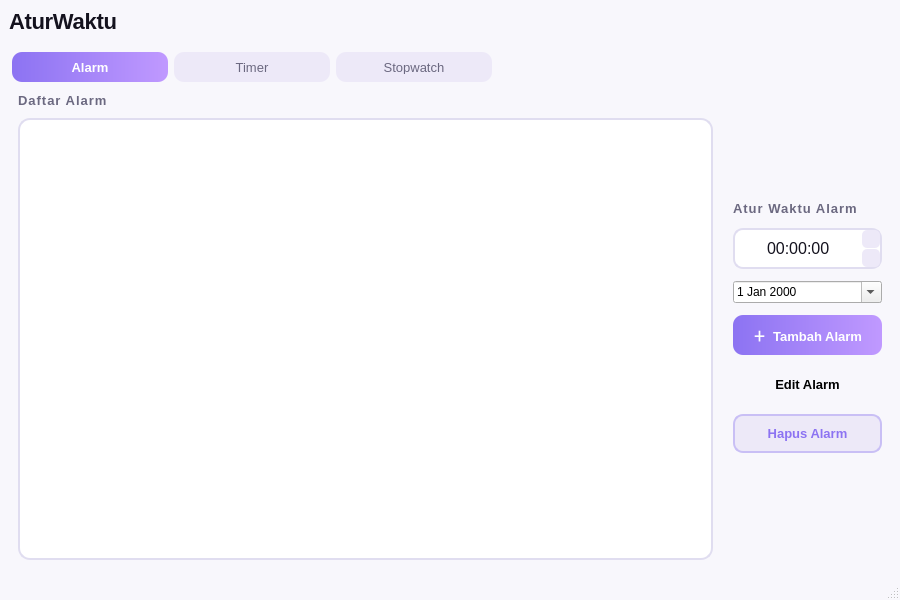
<?xml version="1.0" encoding="UTF-8"?>
<ui version="4.0">
 <class>MainWindow</class>
 <widget class="QMainWindow" name="MainWindow">
  <property name="geometry">
   <rect>
    <x>0</x>
    <y>0</y>
    <width>900</width>
    <height>600</height>
   </rect>
  </property>
  <property name="windowTitle">
   <string>Atur Waktu</string>
  </property>
  <property name="styleSheet">
   <string notr="true">
QMainWindow {
    background-color: #f8f7fc;
}
QWidget#centralwidget {
    background-color: #f8f7fc;
}
QTabWidget::pane {
    border: none;
    background-color: #f8f7fc;
    border-radius: 16px;
}
QTabWidget::tab-bar {
    alignment: center;
}
QTabBar::tab {
    background-color: #ede9f8;
    color: #6b6880;
    font-family: &quot;Inter&quot;;
    font-size: 13px;
    padding: 8px 28px;
    margin: 2px 3px;
    border-radius: 10px;
    min-width: 100px;
}
QTabBar::tab:selected {
    background: qlineargradient(x1:0, y1:0, x2:1, y2:0, stop:0 #8c73f2, stop:1 #c099ff);
    color: #ffffff;
    font-weight: bold;
}
QTabBar::tab:hover:!selected {
    background-color: #ddd6f7;
    color: #3d3a52;
}
QListWidget {
    background-color: #ffffff;
    border: 1.5px solid #e0ddf0;
    border-radius: 12px;
    padding: 6px;
    font-family: &quot;Inter&quot;;
    font-size: 14px;
    color: #14121e;
    outline: none;
}
QListWidget::item {
    padding: 8px 10px;
    border-radius: 8px;
    margin: 2px 0px;
}
QListWidget::item:selected {
    background-color: #ede9f8;
    color: #14121e;
}
QListWidget::item:hover {
    background-color: #f3f0fb;
}
QTimeEdit {
    background-color: #ffffff;
    border: 1.5px solid #e0ddf0;
    border-radius: 10px;
    padding: 8px 12px;
    font-family: &quot;Inter&quot;;
    font-size: 16px;
    color: #14121e;
}
QTimeEdit::up-button, QTimeEdit::down-button {
    width: 18px;
    border-radius: 5px;
    background: #ede9f8;
}
QPushButton {
    border-radius: 10px;
    padding: 10px 20px;
    font-family: &quot;Inter&quot;;
    font-size: 13px;
    font-weight: bold;
}
QPushButton#btnAddAlarm {
    background: qlineargradient(x1:0, y1:0, x2:1, y2:0, stop:0 #8c73f2, stop:1 #c099ff);
    color: #ffffff;
    border: none;
}
QPushButton#btnAddAlarm:hover {
    background: qlineargradient(x1:0, y1:0, x2:1, y2:0, stop:0 #7a60e0, stop:1 #b088ee);
}
QPushButton#btnDeleteAlarm {
    background-color: #ede9f8;
    color: #8c73f2;
    border: 1.5px solid #c9bff5;
}
QPushButton#btnDeleteAlarm:hover {
    background-color: #ddd6f7;
}
QPushButton#btnStartSW, QPushButton#btnStartTimer {
    background: qlineargradient(x1:0, y1:0, x2:1, y2:0, stop:0 #8c73f2, stop:1 #c099ff);
    color: #ffffff;
    border: none;
    min-width: 80px;
}
QPushButton#btnStartSW:hover, QPushButton#btnStartTimer:hover {
    background: qlineargradient(x1:0, y1:0, x2:1, y2:0, stop:0 #7a60e0, stop:1 #b088ee);
}
QPushButton#btnResetSW, QPushButton#btnResetTimer {
    background-color: #ede9f8;
    color: #8c73f2;
    border: 1.5px solid #c9bff5;
    min-width: 80px;
}
QPushButton#btnResetSW:hover, QPushButton#btnResetTimer:hover {
    background-color: #ddd6f7;
}
QPushButton#btnLapSW {
    background-color: #fff0f6;
    color: #fa73a6;
    border: 1.5px solid #fac0d5;
    min-width: 80px;
}
QPushButton#btnLapSW:hover {
    background-color: #ffe4f0;
}
QPushButton#btnPreset5, QPushButton#btnPreset10, QPushButton#btnPreset15, QPushButton#btnPreset30 {
    background-color: #ede9f8;
    color: #8c73f2;
    border: 1.5px solid #c9bff5;
    padding: 6px 14px;
    min-width: 54px;
    border-radius: 18px;
}
QPushButton#btnPreset5:hover, QPushButton#btnPreset10:hover,
QPushButton#btnPreset15:hover, QPushButton#btnPreset30:hover {
    background-color: #ddd6f7;
}
QLabel#labelTitle {
    font-family: &quot;Inter&quot;;
    font-size: 22px;
    font-weight: bold;
    color: #14121e;
    letter-spacing: -0.3px;
}
QLabel#labelStopwatch {
    font-family: &quot;Inter&quot;;
    font-size: 52px;
    color: #14121e;
    letter-spacing: -1.5px;
}
QLabel#labelTimer {
    font-family: &quot;Inter&quot;;
    font-size: 52px;
    color: #14121e;
    letter-spacing: -1px;
}
QLabel#labelTimerRemaining {
    font-family: &quot;Inter&quot;;
    font-size: 11px;
    color: #a09eaa;
}
QLabel#labelSWHeader, QLabel#labelTimerHeader {
    font-family: &quot;Inter&quot;;
    font-size: 13px;
    color: #a09eaa;
    font-weight: bold;
    letter-spacing: 1.5px;
}
QFrame#divider {
    color: #e0ddf0;
}
   </string>
  </property>
  <widget class="QWidget" name="centralwidget">
   <layout class="QVBoxLayout" name="mainVLayout">
    <property name="spacing">
     <number>16</number>
    </property>
    <item>
     <layout class="QHBoxLayout" name="headerLayout">
      <item>
       <widget class="QLabel" name="labelTitle">
        <property name="text">
         <string>AturWaktu</string>
        </property>
       </widget>
      </item>
      <item>
       <spacer name="headerSpacer">
        <property name="orientation">
         <enum>Qt::Orientation::Horizontal</enum>
        </property>
        <property name="sizeHint" stdset="0">
         <size>
          <width>0</width>
          <height>0</height>
         </size>
        </property>
       </spacer>
      </item>
     </layout>
    </item>
    <item>
     <widget class="QTabWidget" name="tabAturWaktu">
      <property name="tabPosition">
       <enum>QTabWidget::TabPosition::North</enum>
      </property>
      <property name="currentIndex">
       <number>0</number>
      </property>
      <property name="documentMode">
       <bool>false</bool>
      </property>
      <widget class="QWidget" name="tabAlarm">
       <attribute name="title">
        <string>Alarm</string>
       </attribute>
       <layout class="QHBoxLayout" name="alarmHLayout">
        <property name="spacing">
         <number>20</number>
        </property>
        <item>
         <layout class="QVBoxLayout" name="alarmListVLayout">
          <property name="spacing">
           <number>10</number>
          </property>
          <item>
           <widget class="QLabel" name="labelAlarmList">
            <property name="styleSheet">
             <string>font-family: 'Inter'; font-size: 13px; font-weight: bold; color: #6b6880; letter-spacing: 1px;</string>
            </property>
            <property name="text">
             <string>Daftar Alarm</string>
            </property>
           </widget>
          </item>
          <item>
           <widget class="QListWidget" name="listAlarm"/>
          </item>
         </layout>
        </item>
        <item>
         <layout class="QVBoxLayout" name="alarmControlVLayout">
          <property name="spacing">
           <number>12</number>
          </property>
          <item>
           <spacer name="alarmTopSpacer">
            <property name="orientation">
             <enum>Qt::Orientation::Vertical</enum>
            </property>
            <property name="sizeHint" stdset="0">
             <size>
              <width>20</width>
              <height>40</height>
             </size>
            </property>
           </spacer>
          </item>
          <item>
           <widget class="QLabel" name="labelSetAlarm">
            <property name="styleSheet">
             <string>font-family: 'Inter'; font-size: 13px; font-weight: bold; color: #6b6880; letter-spacing: 1px;</string>
            </property>
            <property name="text">
             <string>Atur Waktu Alarm</string>
            </property>
           </widget>
          </item>
          <item>
           <widget class="QTimeEdit" name="timeEditAlarm">
            <property name="alignment">
             <set>Qt::AlignmentFlag::AlignCenter</set>
            </property>
            <property name="displayFormat">
             <string>HH:mm:ss</string>
            </property>
           </widget>
          </item>
          <item>
           <widget class="QDateEdit" name="dateEditAlarm">
            <property name="calendarPopup">
             <bool>true</bool>
            </property>
           </widget>
          </item>
          <item>
           <widget class="QPushButton" name="btnAddAlarm">
            <property name="text">
             <string>＋  Tambah Alarm</string>
            </property>
           </widget>
          </item>
          <item>
           <widget class="QPushButton" name="btnEditAlarm">
            <property name="mouseTracking">
             <bool>true</bool>
            </property>
            <property name="text">
             <string>Edit Alarm</string>
            </property>
            <property name="default">
             <bool>false</bool>
            </property>
           </widget>
          </item>
          <item>
           <widget class="QPushButton" name="btnDeleteAlarm">
            <property name="text">
             <string>Hapus Alarm</string>
            </property>
           </widget>
          </item>
          <item>
           <spacer name="alarmBottomSpacer">
            <property name="orientation">
             <enum>Qt::Orientation::Vertical</enum>
            </property>
            <property name="sizeHint" stdset="0">
             <size>
              <width>0</width>
              <height>0</height>
             </size>
            </property>
           </spacer>
          </item>
         </layout>
        </item>
       </layout>
      </widget>
      <widget class="QWidget" name="tabTimer">
       <attribute name="title">
        <string>Timer</string>
       </attribute>
       <layout class="QVBoxLayout" name="timerVLayout">
        <property name="spacing">
         <number>16</number>
        </property>
        <item>
         <spacer name="timerTopSpacer">
          <property name="orientation">
           <enum>Qt::Orientation::Vertical</enum>
          </property>
          <property name="sizeHint" stdset="0">
           <size>
            <width>20</width>
            <height>20</height>
           </size>
          </property>
         </spacer>
        </item>
        <item>
         <widget class="QLabel" name="labelTimerHeader">
          <property name="text">
           <string>TIMER</string>
          </property>
          <property name="alignment">
           <set>Qt::AlignmentFlag::AlignCenter</set>
          </property>
         </widget>
        </item>
        <item>
         <layout class="QHBoxLayout" name="timerInputHLayout">
          <item>
           <spacer>
            <property name="orientation">
             <enum>Qt::Orientation::Horizontal</enum>
            </property>
            <property name="sizeHint" stdset="0">
             <size>
              <width>0</width>
              <height>0</height>
             </size>
            </property>
           </spacer>
          </item>
          <item>
           <widget class="QTimeEdit" name="timeEditTimer">
            <property name="styleSheet">
             <string>font-size: 20px; padding: 10px 20px; min-width: 160px;</string>
            </property>
            <property name="alignment">
             <set>Qt::AlignmentFlag::AlignCenter</set>
            </property>
            <property name="displayFormat">
             <string>HH:mm:ss</string>
            </property>
           </widget>
          </item>
          <item>
           <spacer>
            <property name="orientation">
             <enum>Qt::Orientation::Horizontal</enum>
            </property>
            <property name="sizeHint" stdset="0">
             <size>
              <width>0</width>
              <height>0</height>
             </size>
            </property>
           </spacer>
          </item>
         </layout>
        </item>
        <item>
         <widget class="QLabel" name="labelTimer">
          <property name="text">
           <string>00:00:00</string>
          </property>
          <property name="alignment">
           <set>Qt::AlignmentFlag::AlignCenter</set>
          </property>
         </widget>
        </item>
        <item>
         <widget class="QLabel" name="labelTimerRemaining">
          <property name="text">
           <string>remaining</string>
          </property>
          <property name="alignment">
           <set>Qt::AlignmentFlag::AlignCenter</set>
          </property>
         </widget>
        </item>
        <item>
         <layout class="QHBoxLayout" name="timerPresetHLayout">
          <item>
           <spacer>
            <property name="orientation">
             <enum>Qt::Orientation::Horizontal</enum>
            </property>
            <property name="sizeHint" stdset="0">
             <size>
              <width>0</width>
              <height>0</height>
             </size>
            </property>
           </spacer>
          </item>
          <item>
           <widget class="QPushButton" name="btnPreset5">
            <property name="text">
             <string>5m</string>
            </property>
           </widget>
          </item>
          <item>
           <widget class="QPushButton" name="btnPreset10">
            <property name="text">
             <string>10m</string>
            </property>
           </widget>
          </item>
          <item>
           <widget class="QPushButton" name="btnPreset15">
            <property name="text">
             <string>15m</string>
            </property>
           </widget>
          </item>
          <item>
           <widget class="QPushButton" name="btnPreset30">
            <property name="text">
             <string>30m</string>
            </property>
           </widget>
          </item>
          <item>
           <spacer>
            <property name="orientation">
             <enum>Qt::Orientation::Horizontal</enum>
            </property>
            <property name="sizeHint" stdset="0">
             <size>
              <width>0</width>
              <height>0</height>
             </size>
            </property>
           </spacer>
          </item>
         </layout>
        </item>
        <item>
         <layout class="QHBoxLayout" name="timerBtnHLayout">
          <item>
           <spacer>
            <property name="orientation">
             <enum>Qt::Orientation::Horizontal</enum>
            </property>
            <property name="sizeHint" stdset="0">
             <size>
              <width>0</width>
              <height>0</height>
             </size>
            </property>
           </spacer>
          </item>
          <item>
           <widget class="QPushButton" name="btnStartTimer">
            <property name="text">
             <string>▶  Start</string>
            </property>
           </widget>
          </item>
          <item>
           <widget class="QPushButton" name="btnResetTimer">
            <property name="text">
             <string>↺  Reset</string>
            </property>
           </widget>
          </item>
          <item>
           <spacer>
            <property name="orientation">
             <enum>Qt::Orientation::Horizontal</enum>
            </property>
            <property name="sizeHint" stdset="0">
             <size>
              <width>0</width>
              <height>0</height>
             </size>
            </property>
           </spacer>
          </item>
         </layout>
        </item>
        <item>
         <spacer name="timerBottomSpacer">
          <property name="orientation">
           <enum>Qt::Orientation::Vertical</enum>
          </property>
          <property name="sizeHint" stdset="0">
           <size>
            <width>0</width>
            <height>0</height>
           </size>
          </property>
         </spacer>
        </item>
       </layout>
      </widget>
      <widget class="QWidget" name="tabStopwatch">
       <attribute name="title">
        <string>Stopwatch</string>
       </attribute>
       <layout class="QVBoxLayout" name="swVLayout">
        <property name="spacing">
         <number>16</number>
        </property>
        <item>
         <spacer name="swTopSpacer">
          <property name="orientation">
           <enum>Qt::Orientation::Vertical</enum>
          </property>
          <property name="sizeHint" stdset="0">
           <size>
            <width>20</width>
            <height>20</height>
           </size>
          </property>
         </spacer>
        </item>
        <item>
         <widget class="QLabel" name="labelSWHeader">
          <property name="text">
           <string>STOPWATCH</string>
          </property>
          <property name="alignment">
           <set>Qt::AlignmentFlag::AlignCenter</set>
          </property>
         </widget>
        </item>
        <item>
         <widget class="QLabel" name="labelStopwatch">
          <property name="text">
           <string>00:00.00</string>
          </property>
          <property name="alignment">
           <set>Qt::AlignmentFlag::AlignCenter</set>
          </property>
         </widget>
        </item>
        <item>
         <layout class="QHBoxLayout" name="swBtnHLayout">
          <item>
           <spacer>
            <property name="orientation">
             <enum>Qt::Orientation::Horizontal</enum>
            </property>
            <property name="sizeHint" stdset="0">
             <size>
              <width>0</width>
              <height>0</height>
             </size>
            </property>
           </spacer>
          </item>
          <item>
           <widget class="QPushButton" name="btnStartSW">
            <property name="text">
             <string>▶  Start</string>
            </property>
           </widget>
          </item>
          <item>
           <widget class="QPushButton" name="btnLapSW">
            <property name="text">
             <string>⚑  Lap</string>
            </property>
           </widget>
          </item>
          <item>
           <widget class="QPushButton" name="btnResetSW">
            <property name="text">
             <string>↺  Reset</string>
            </property>
           </widget>
          </item>
          <item>
           <spacer>
            <property name="orientation">
             <enum>Qt::Orientation::Horizontal</enum>
            </property>
            <property name="sizeHint" stdset="0">
             <size>
              <width>0</width>
              <height>0</height>
             </size>
            </property>
           </spacer>
          </item>
         </layout>
        </item>
        <item>
         <widget class="QListWidget" name="listLap">
          <property name="styleSheet">
           <string>QListWidget { background-color: #ffffff; border: 1.5px solid #e0ddf0; border-radius: 12px; padding: 6px; font-family: 'Inter'; font-size: 13px; color: #14121e; } QListWidget::item { padding: 6px 10px; border-radius: 8px; margin: 2px 0px; } QListWidget::item:selected { background-color: #fff0f6; color: #fa73a6; }</string>
          </property>
         </widget>
        </item>
        <item>
         <spacer name="swBottomSpacer">
          <property name="orientation">
           <enum>Qt::Orientation::Vertical</enum>
          </property>
          <property name="sizeHint" stdset="0">
           <size>
            <width>20</width>
            <height>20</height>
           </size>
          </property>
         </spacer>
        </item>
       </layout>
      </widget>
     </widget>
    </item>
   </layout>
  </widget>
  <widget class="QMenuBar" name="menubar">
   <property name="geometry">
    <rect>
     <x>0</x>
     <y>0</y>
     <width>900</width>
     <height>21</height>
    </rect>
   </property>
   <property name="styleSheet">
    <string>QMenuBar { background-color: #f8f7fc; color: #14121e; font-family: 'Inter'; font-size: 13px; } QMenuBar::item:selected { background-color: #ede9f8; border-radius: 6px; }</string>
   </property>
  </widget>
  <widget class="QStatusBar" name="statusbar">
   <property name="styleSheet">
    <string>QStatusBar { background-color: #f8f7fc; color: #a09eaa; font-family: 'Inter'; font-size: 12px; }</string>
   </property>
  </widget>
 </widget>
 <resources/>
 <connections/>
</ui>
